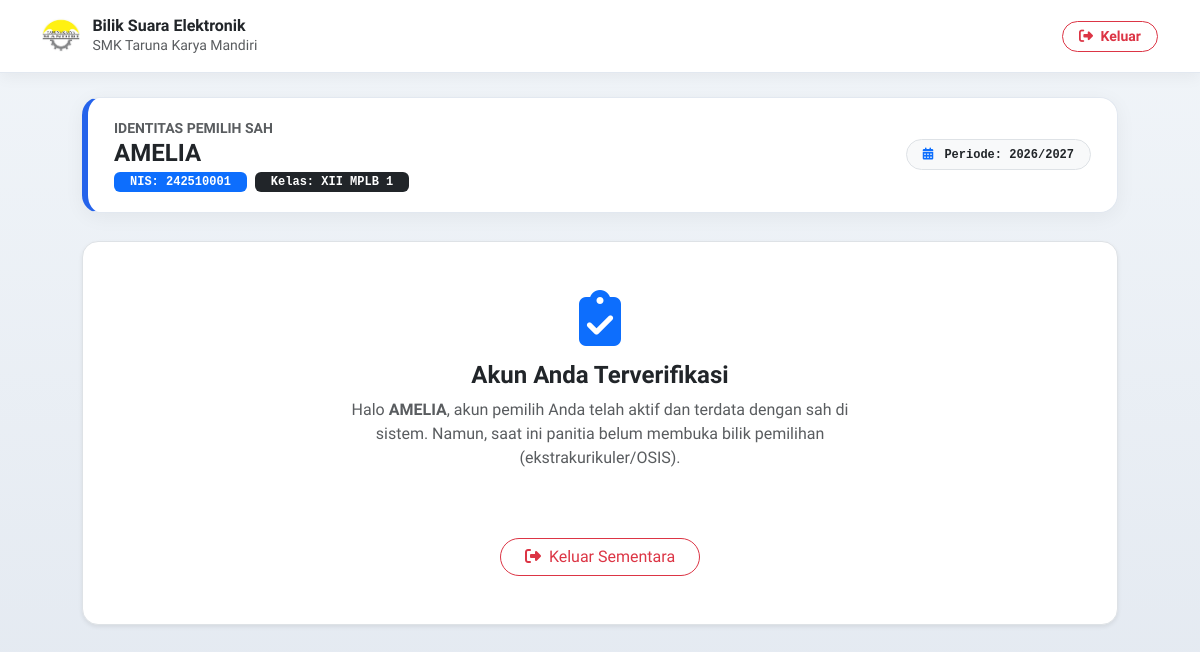
The page /admin/beranda_siswa.php (signed in) on the database as committed earlier.
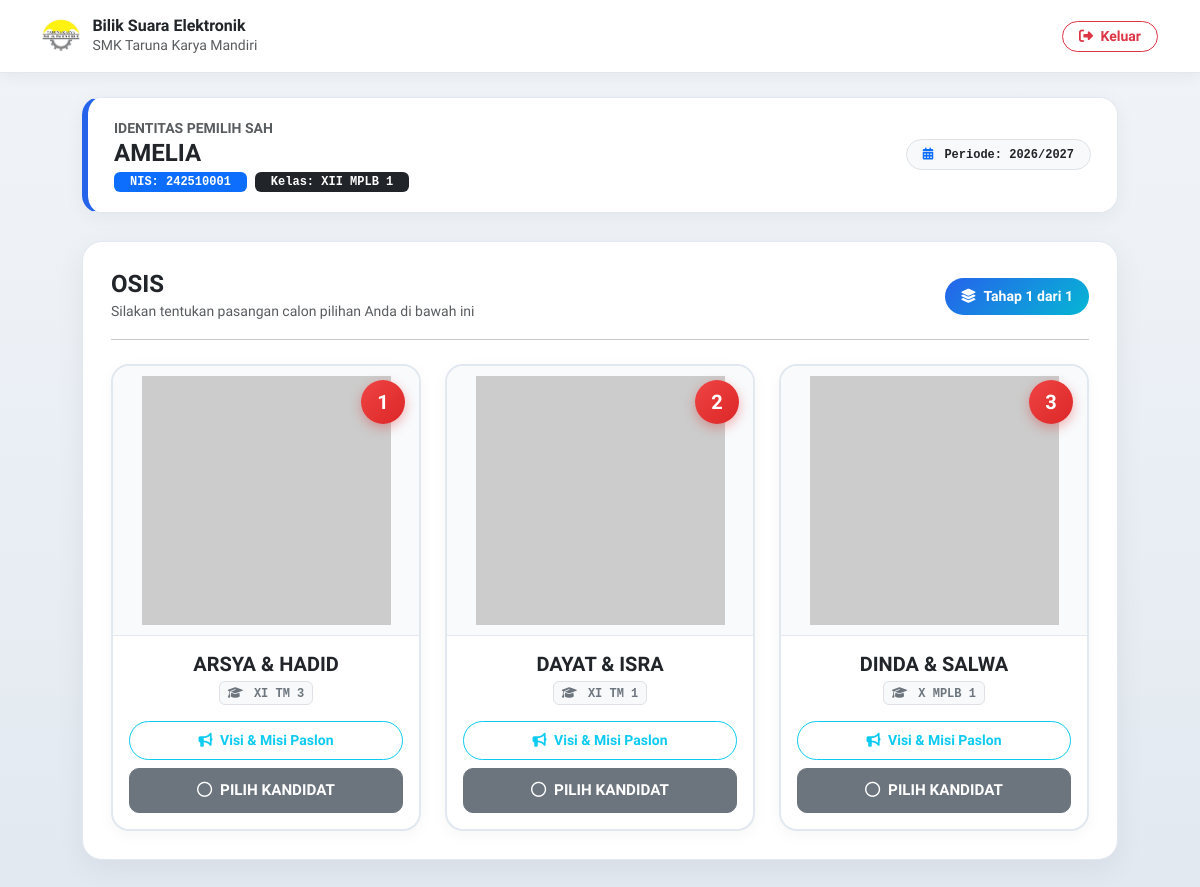
The same page on the database as committed later.
### tables this page shows
CREATE TABLE `siswa` (
  `id_siswa` int(11) NOT NULL AUTO_INCREMENT,
  `id_periode` int(11) NOT NULL,
  `nis` varchar(20) NOT NULL,
  `nama_siswa` varchar(100) NOT NULL,
  `kelas` varchar(50) NOT NULL,
  `pin` varchar(10) NOT NULL,
  `status_pilih` tinyint(1) DEFAULT 0,
  `status_aktif` tinyint(1) DEFAULT 1,
  PRIMARY KEY (`id_siswa`),
  KEY `id_periode` (`id_periode`),
  CONSTRAINT `siswa_ibfk_1` FOREIGN KEY (`id_periode`) REFERENCES `periode` (`id_periode`) ON DELETE CASCADE
);

CREATE TABLE `eskul` (
  `id_eskul` int(11) NOT NULL AUTO_INCREMENT,
  `nama_eskul` varchar(100) NOT NULL,
  `aturan_pemilih` enum('semua_siswa','hanya_anggota') DEFAULT 'semua_siswa',
  `status_pemilihan` tinyint(1) DEFAULT 0,
  `status_aktif` tinyint(1) DEFAULT 1,
  PRIMARY KEY (`id_eskul`)
);

CREATE TABLE `kandidat` (
  `id_kandidat` int(11) NOT NULL AUTO_INCREMENT,
  `id_eskul` int(11) DEFAULT NULL,
  `no_urut` int(11) NOT NULL,
  `nama_paslon` varchar(150) NOT NULL,
  `kelas_paslon` varchar(100) NOT NULL,
  `visi_misi` text DEFAULT NULL,
  `foto` varchar(255) DEFAULT NULL,
  `status_aktif` tinyint(1) DEFAULT 1,
  PRIMARY KEY (`id_kandidat`),
  KEY `id_eskul` (`id_eskul`),
  CONSTRAINT `kandidat_ibfk_1` FOREIGN KEY (`id_eskul`) REFERENCES `eskul` (`id_eskul`) ON DELETE CASCADE
);

### admin/beranda_siswa.php (the view, shortened to what the changed rows need)
<?php
require '../config/koneksi.php';
$nis = $_SESSION['nis'];
$stmt_periode = $pdo->query("SELECT id_periode, nama_periode FROM periode WHERE status_aktif = 1 LIMIT 1");
$periode_aktif = $stmt_periode->fetch();
$id_periode = $periode_aktif['id_periode'];
$stmt_siswa = $pdo->prepare("SELECT id_siswa, nis, nama_siswa, kelas, status_pilih FROM siswa WHERE nis = ? AND id_periode = ? AND status_aktif = 1");
$stmt_siswa->execute([$nis, $id_periode]);
$siswa = $stmt_siswa->fetch();
$id_siswa = $siswa['id_siswa'];
$stmt_hak_pilih = $pdo->prepare("
    SELECT e.id_eskul, e.nama_eskul
    FROM eskul e
    WHERE e.status_aktif = 1
    AND e.status_pemilihan = 1
    AND e.id_eskul IN (SELECT DISTINCT id_eskul FROM kandidat WHERE status_aktif = 1)
    AND e.id_eskul NOT IN (SELECT id_eskul FROM riwayat_pilih WHERE id_siswa = ?)
    AND (
        e.aturan_pemilih = 'semua_siswa'
        OR e.id_eskul IN (SELECT id_eskul FROM anggota_eskul WHERE id_siswa = ?)
    )
");
$stmt_hak_pilih->execute([$id_siswa, $id_siswa]);
$daftar_hak_pilih = $stmt_hak_pilih->fetchAll();
?>
<!DOCTYPE html>
<html lang="id">
<head>
    <link href="https://cdn.jsdelivr.net/npm/bootstrap@5.3.0/dist/css/bootstrap.min.css" rel="stylesheet">
    <link rel="stylesheet" href="https://cdnjs.cloudflare.com/ajax/libs/font-awesome/6.4.0/css/all.min.css">
</head>
<body>
    <div class="container" style="max-width: 1060px;">
        <div class="welcome-card">
            <div>
                <div class="small text-muted text-uppercase fw-bold letter-spacing-1">Identitas Pemilih Sah</div>
                <h4 class="mb-1 fw-bold text-dark">
                    <?= htmlspecialchars($siswa['nama_siswa']); ?>
                </h4>
                <div class="d-flex align-items-center gap-2 mt-1">
                    <span class="badge bg-primary px-3 py-1 font-monospace"><?= ($siswa['kelas'] === 'GURU' ? 'ID Guru' : 'NIS'); ?>: <?= htmlspecialchars($siswa['nis']); ?></span>
                    <span class="badge bg-dark px-3 py-1 font-monospace"><?= ($siswa['kelas'] === 'GURU' ? 'Status' : 'Kelas'); ?>: <?= htmlspecialchars($siswa['kelas']); ?></span>
                </div>
            </div>
        </div>
        <?php if (count($daftar_hak_pilih) == 0): ?>
            <div class="bg-white p-5 rounded-4 shadow-sm text-center mt-4 border">
                <i class="fas fa-clipboard-check text-primary" style="font-size: 3.5rem; margin-bottom: 15px;"></i>
                <h4 class="fw-bold text-dark">Akun Anda Terverifikasi</h4>
                <p class="text-muted max-w-md mx-auto" style="max-width: 500px;">
                    Halo <b><?= htmlspecialchars($siswa['nama_siswa']); ?></b>, akun pemilih Anda telah aktif dan terdata dengan sah di sistem. Namun, saat ini panitia belum membuka bilik pemilihan (ekstrakurikuler/OSIS).
                </p>
                <div class="badge badge-soft-warning p-2 px-3 mb-3">
                    <i class="fas fa-clock me-1"></i> Menunggu Panitia Membuka Sesi Pemilihan
                </div>
                <br>
                <a href="../logout.php" class="btn btn-outline-danger rounded-pill px-4 mt-2">
                    <i class="fas fa-sign-out-alt me-1"></i> Keluar Sementara
                </a>
            </div>
        <?php else: ?>
            <?php
                $total_pemilihan = count($daftar_hak_pilih);
                $index = 0;
            ?>
            <form method="POST" action="" id="formVoting">
                <?php foreach ($daftar_hak_pilih as $eskul): ?>
                    <div id="step-<?= $index; ?>" class="wizard-step <?= $index === 0 ? 'd-block' : 'd-none'; ?>">
                        <div class="d-flex justify-content-between align-items-center mb-3 flex-wrap gap-2">
                            <div class="d-flex align-items-center gap-2">
                                <div>
                                    <h4 class="m-0 text-dark fw-bold"><?= htmlspecialchars($eskul['nama_eskul']); ?></h4>
                                    <small class="text-muted">Silakan tentukan pasangan calon pilihan Anda di bawah ini</small>
                                </div>
                            </div>
                            <span class="badge-stage">
                                <i class="fas fa-layer-group me-1"></i> Tahap <?= $index + 1; ?> dari <?= $total_pemilihan; ?>
                            </span>
                        </div>
                        <hr class="mb-4">
                        <?php
                        $stmt_kan = $pdo->prepare("SELECT * FROM kandidat WHERE id_eskul = ? AND status_aktif = 1 ORDER BY no_urut ASC");
                        $stmt_kan->execute([$eskul['id_eskul']]);
                        $kandidat = $stmt_kan->fetchAll();
                        ?>
                        <?php if (count($kandidat) == 0): ?>
                            <div class="alert alert-warning py-3 rounded-3 text-center">
                                <i class="fas fa-exclamation-circle me-1"></i> Belum ada kandidat terdaftar untuk kategori ini. Silakan hubungi panitia.
                            </div>
                        <?php else: ?>
                            <div class="row g-4 justify-content-center">
                                <?php foreach ($kandidat as $kan): ?>
                                    <div class="col-md-4 col-sm-6">
                                        <label class="w-100 h-100 d-block m-0" style="cursor: pointer;">
                                            <div class="card card-kandidat position-relative">
                                                <div class="no-urut"><?= $kan['no_urut']; ?></div>
                                                <img src="../uploads/<?= htmlspecialchars($kan['foto']); ?>" class="foto-kandidat" alt="Foto Kandidat" onerror="this.onerror=null; this.src='https://via.placeholder.com/300?text=Foto+Kandidat';">
                                                <div class="card-body p-3 text-center">
                                                    <h5 class="fw-bold text-dark mb-1"><?= htmlspecialchars($kan['nama_paslon']); ?></h5>
                                                    <div class="badge bg-light text-secondary border font-monospace mb-3">
                                                        <i class="fas fa-graduation-cap me-1"></i> <?= htmlspecialchars($kan['kelas_paslon']); ?>
                                                    </div>
                                                    <button type="button" class="btn btn-sm btn-outline-info w-100 mb-2 py-2 fw-semibold rounded-pill" data-bs-toggle="modal" data-bs-target="#modalVisi<?= $kan['id_kandidat']; ?>" onclick="event.preventDefault(); event.stopPropagation();">
                                                        <i class="fas fa-bullhorn me-1"></i> Visi & Misi Paslon
                                                    </button>
                                                    <div class="btn-pilih-ui btn btn-secondary w-100">
                                                        <i class="far fa-circle me-1"></i> PILIH KANDIDAT
                                                    </div>
                                                </div>
                                            </div>
                                        </label>
                                    </div>
                                <?php endforeach; ?>
                            </div>
                        <?php endif; ?>
                    </div>
                    <?php $index++; ?>
                <?php endforeach; ?>
            </form>
        <?php endif; ?>
    </div>
</body>
</html>

Rows that differ between the two databases and show on the page:
shown differently, row unchanged: siswa "AMELIA": nama_siswa "AMELIA" → (not shown)
now on this page (row edited): eskul: nama_eskul "OSIS"
now on this page (row unchanged): kandidat: no_urut "1", nama_paslon "ARSYA & HADID", kelas_paslon "XI TM 3"
now on this page (row unchanged): kandidat: no_urut "2", nama_paslon "DAYAT & ISRA", kelas_paslon "XI TM 1"
now on this page (row unchanged): kandidat: no_urut "3", nama_paslon "DINDA & SALWA", kelas_paslon "X MPLB 1"
Other text that changed with them:
text no longer shown: "Akun Anda Terverifikasi Halo , akun pemilih Anda telah aktif dan terdata dengan sah di sistem. Namun, saat ini panitia belum membuka bilik pemilihan (ekstrakurikuler/OSIS). Keluar Sementara"
